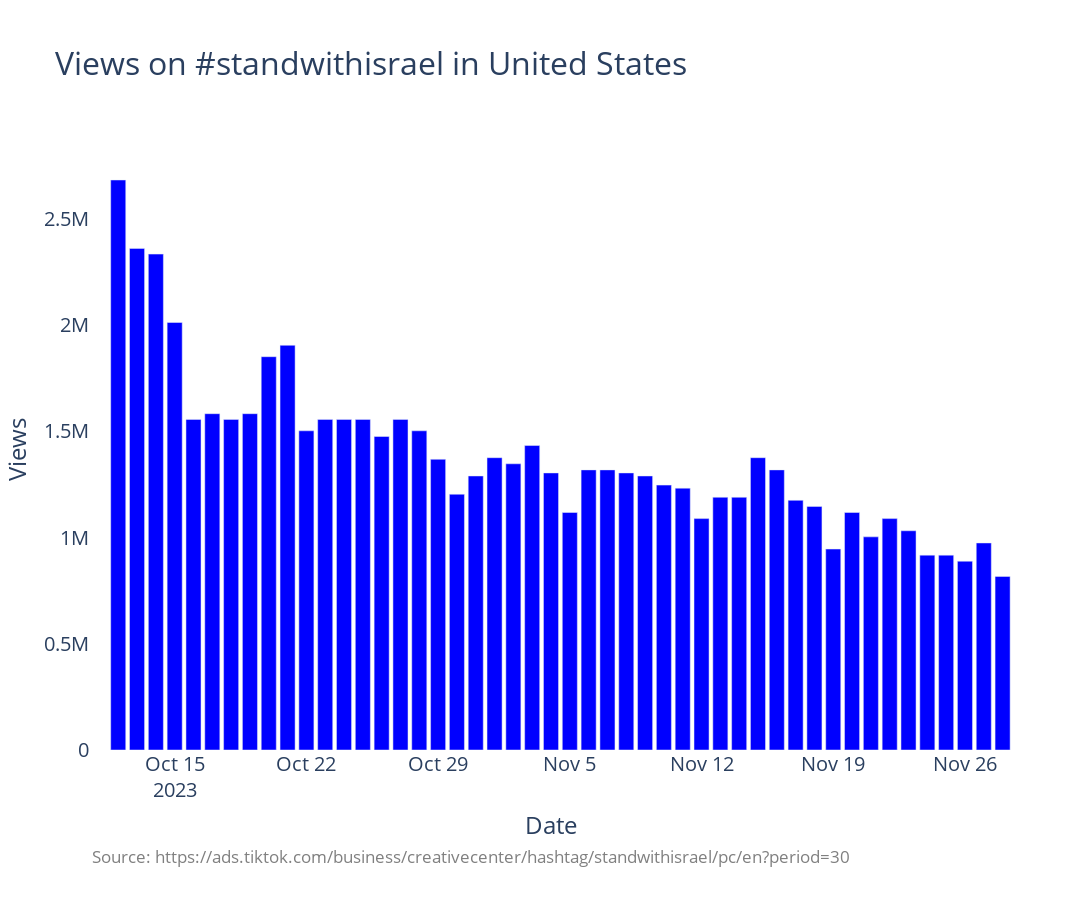

Notebook code cell kept with this figure:
### Code cell
plot_trend(country_code,['standwithisrael'],trends_df_dict[country_code],bar_color='blue')

### Figure 1 — Plotly figure (JSON) as saved in the notebook; plotly's stock layout.template omitted (floating-point values rounded to 4 significant figures)
{"data": [{"alignmentgroup": "True", "hovertemplate": "variable=standwithisrael<br>index=%{x}<br>value=%{y}<extra></extra>", "legendgroup": "standwithisrael", "marker": {"color": "blue", "pattern": {"shape": ""}}, "name": "standwithisrael", "offsetgroup": "standwithisrael", "orientation": "v", "showlegend": true, "textposition": "auto", "type": "bar", "x": ["2023-10-11T00:00:00", "2023-10-12T00:00:00", "2023-10-13T00:00:00", "2023-10-14T00:00:00", "2023-10-15T00:00:00", "2023-10-16T00:00:00", "2023-10-17T00:00:00", "2023-10-18T00:00:00", "2023-10-19T00:00:00", "2023-10-20T00:00:00", "2023-10-21T00:00:00", "2023-10-22T00:00:00", "2023-10-23T00:00:00", "2023-10-24T00:00:00", "2023-10-25T00:00:00", "2023-10-26T00:00:00", "2023-10-27T00:00:00", "2023-10-28T00:00:00", "2023-10-29T00:00:00", "2023-10-30T00:00:00", "2023-10-31T00:00:00", "2023-11-01T00:00:00", "2023-11-02T00:00:00", "2023-11-03T00:00:00", "2023-11-04T00:00:00", "2023-11-05T00:00:00", "2023-11-06T00:00:00", "2023-11-07T00:00:00", "2023-11-08T00:00:00", "2023-11-09T00:00:00", "2023-11-10T00:00:00", "2023-11-11T00:00:00", "2023-11-12T00:00:00", "2023-11-13T00:00:00", "2023-11-14T00:00:00", "2023-11-15T00:00:00", "2023-11-16T00:00:00", "2023-11-17T00:00:00", "2023-11-18T00:00:00", "2023-11-19T00:00:00", "2023-11-20T00:00:00", "2023-11-21T00:00:00", "2023-11-22T00:00:00", "2023-11-23T00:00:00", "2023-11-24T00:00:00", "2023-11-25T00:00:00", "2023-11-26T00:00:00", "2023-11-27T00:00:00", "2023-11-28T00:00:00"], "xaxis": "x", "y": [null, 2682000.0, 2361000.0, 2334000.0, 2012000.0, 1556000.0, 1583000.0, 1556000.0, 1583000.0, 1851000.0, 1905000.0, 1502000.0, 1556000.0, 1556000.0, 1556000.0, 1475000.0, 1556000.0, 1502000.0, 1368000.0, 1204000.0, 1290000.0, 1376000.0, 1347000.0, 1433000.0, 1304000.0, 1118000.0, 1318000.0, 1318000.0, 1304000.0, 1290000.0, 1247000.0, 1232000.0, 1089000.0, 1189000.0, 1189000.0, 1376000.0, 1318000.0, 1175000.0, 1146000.0, 945700.0, 1118000.0, 1003000.0, 1089000.0, 1032000.0, 917100.0, 917100.0, 888400.0, 974400.0, 816700.0], "yaxis": "y"}], "layout": {"annotations": [{"align": "left", "font": {"color": "grey", "size": 17}, "showarrow": false, "text": "Source: https://ads.tiktok.com/business/creativecenter/hashtag/standwithisrael/pc/en?period=30", "x": 0, "xref": "paper", "y": -0.2, "yref": "paper"}], "barmode": "relative", "font": {"size": 20}, "height": 900, "legend": {"title": {"text": "variable"}, "tracegroupgap": 0}, "margin": {"b": 150, "t": 150}, "paper_bgcolor": "white", "plot_bgcolor": "white", "showlegend": false, "title": {"font": {"size": 32}, "text": "Views on #standwithisrael in United States"}, "width": 1800, "xaxis": {"anchor": "y", "domain": [0, 1], "title": {"text": "Date"}}, "yaxis": {"anchor": "x", "domain": [0, 1], "title": {"text": "Views"}}}}
